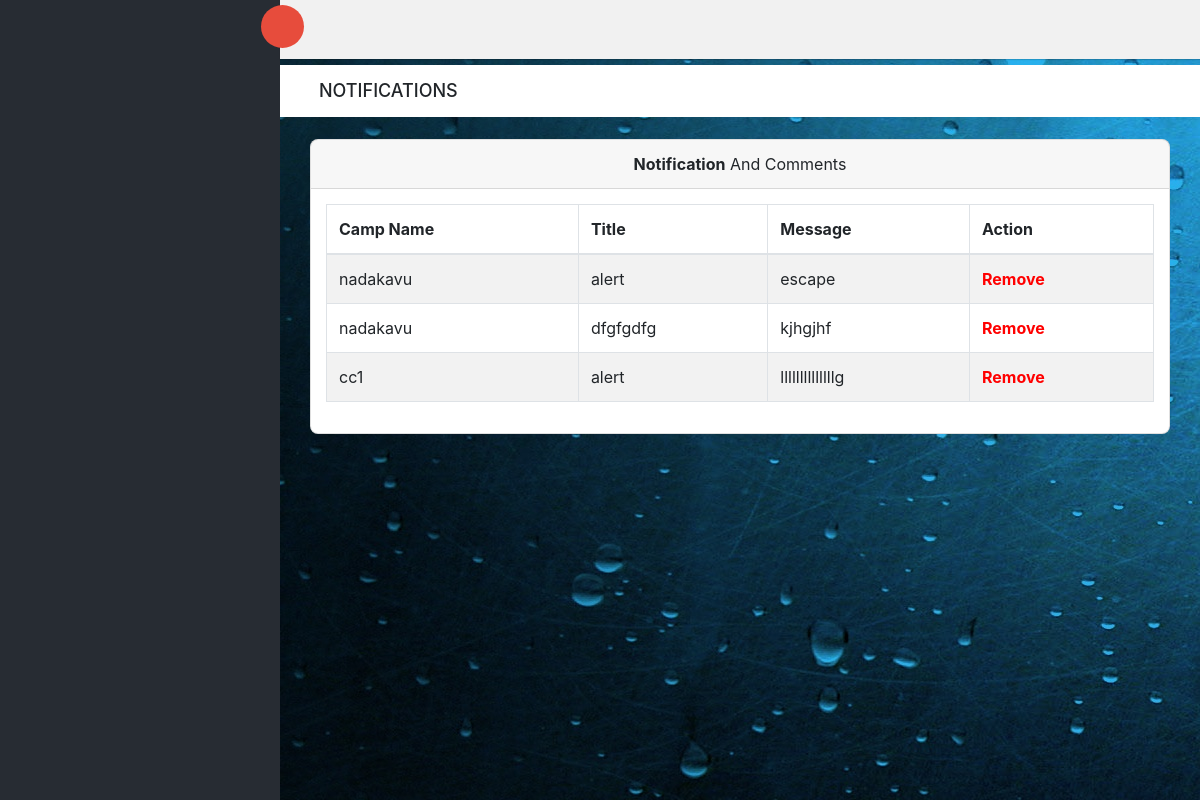
The page /admin/viewnoti.php on the database its author committed.
### tables this page shows
CREATE TABLE `notification_tb` (
  `notify_id` int(20) NOT NULL,
  `camp_id` int(20) NOT NULL,
  `title` varchar(100) NOT NULL,
  `message` varchar(100) NOT NULL
);

CREATE TABLE `camp_tb` (
  `camp_id` int(20) NOT NULL,
  `camp_name` varchar(20) NOT NULL,
  `area_id` int(20) NOT NULL,
  `land_mark` varchar(20) NOT NULL,
  `taluk` varchar(20) NOT NULL,
  `camp_org_name` varchar(20) NOT NULL,
  `facilities` varchar(100) NOT NULL,
  `phone_no` varchar(50) NOT NULL,
  `email` varchar(50) NOT NULL
);

### admin/viewnoti.php (the view, shortened to what this page needs)
<?php
include('../connection.php');
$query=mysqli_query($conn,"SELECT camp_name,notify_id,title,message FROM camp_tb JOIN notification_tb ON camp_tb.camp_id=notification_tb.camp_id ORDER BY notify_id DESC");
?>
<!DOCTYPE html>
<html class="no-js" lang="en">
<head>
    <link rel="stylesheet" href="vendors/bootstrap/dist/css/bootstrap.min.css">
    <link rel="stylesheet" href="vendors/font-awesome/css/font-awesome.min.css">
    <link rel="stylesheet" href="vendors/themify-icons/css/themify-icons.css">
    <link rel="stylesheet" href="vendors/flag-icon-css/css/flag-icon.min.css">
    <link rel="stylesheet" href="vendors/selectFX/css/cs-skin-elastic.css">
    <link rel="stylesheet" href="assets/css/style.css">
</head>
<body>
<?php include 'leftpanel.php' ?>
    <div id="right-panel" class="right-panel">
       <?php include 'nav.php' ?>
        <div class="breadcrumbs">
            <div class="col-sm-4">
                <div class="page-header float-left">
                    <div class="page-title">
                        <h1>NOTIFICATIONS</h1>
                    </div>
                </div>
            </div>
        </div>
        <div class="content mt-3">
            <div class="animated fadeIn">
                    <div class="col-lg-12">
                        <div class="card">
                            <div class="card-header" align="center">
                                <strong  class="card-title">Notification</strong> And Comments
                            </div>
                            <div class="card-body">
                                <table class="table table-striped">
                                    <thead>
                                        <tr class="table table-bordered">
                                            <th scope="col">Camp Name</th>
                                            <th scope="col">Title</th>
                                            <th scope="col">Message</th>
                                             <th scope="col">Action </th>
                                        </tr>
                                    </thead>
                                    <tbody>
                                        <?php
                                        while($row=mysqli_fetch_assoc($query))
                                        {
                                        ?>
                                        <tr class="table table-bordered">
                                            <td><?php echo $row['camp_name'];?></td>
                                            <td><?php echo $row['title'];?></td>
                                            <td><?php echo $row['message'];?></td>
                                              <th><a href="delete-noti.php?id=<?php echo $row['notify_id'];?>"type="submit" style="color:red">Remove</a></th>
                                        </tr>
                                     <?php } ?>
                                    </tbody>
                                </table>
                            </div>
                        </div>
                    </div>
            </div>
        </div>
    </div>
</body>
</html>

### rows shown on the page
notification_tb: camp.camp_name "nadakavu", title "alert", message "escape"
notification_tb: camp.camp_name "nadakavu", title "dfgfgdfg", message "kjhgjhf"
notification_tb: camp.camp_name "cc1", title "alert", message "llllllllllllllg"
